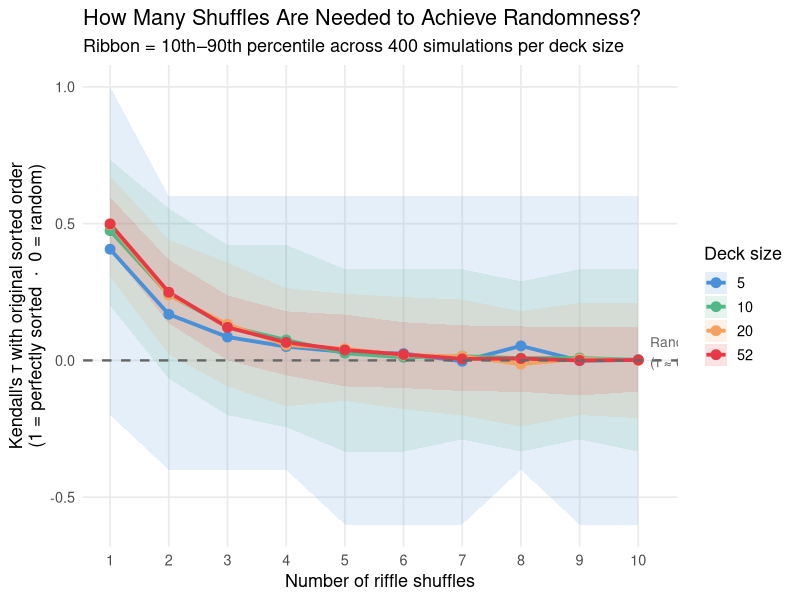
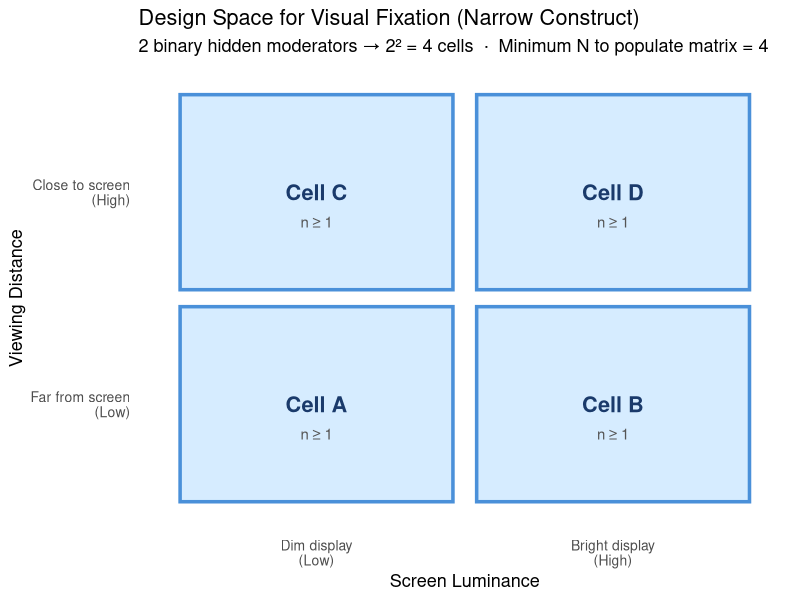
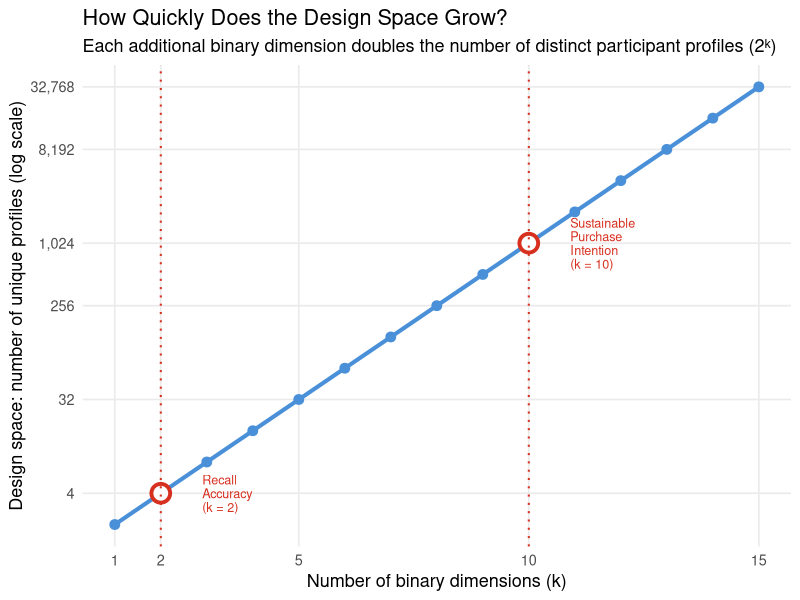
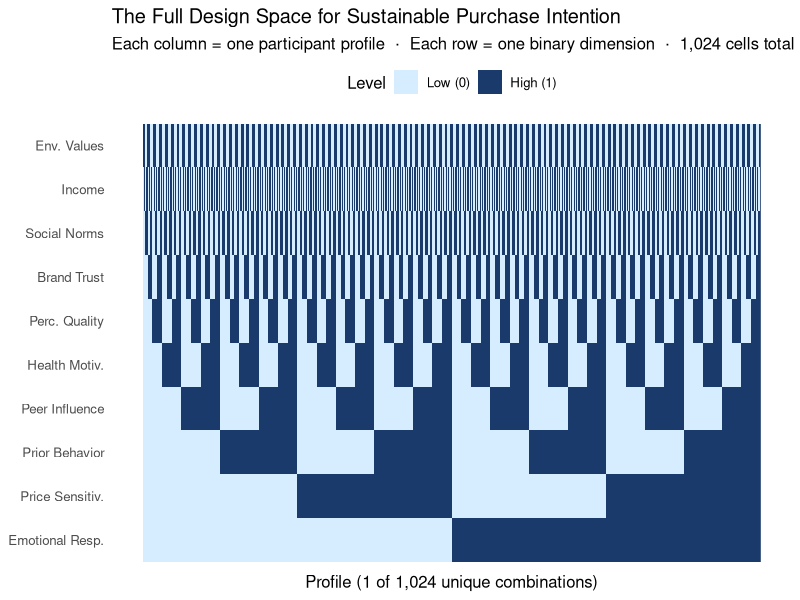
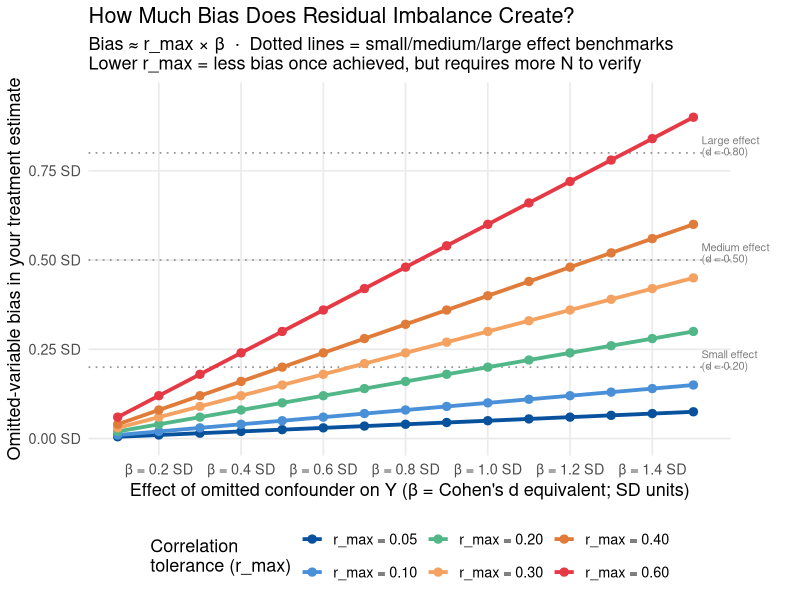
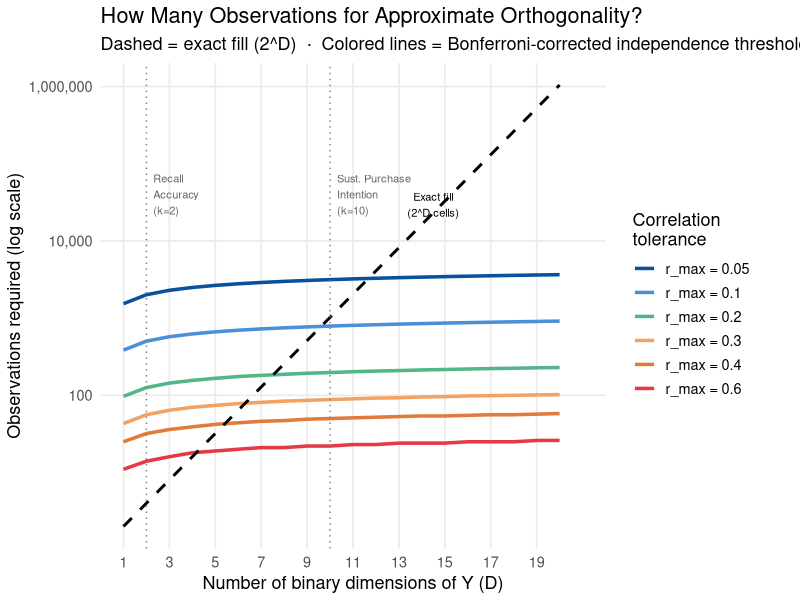
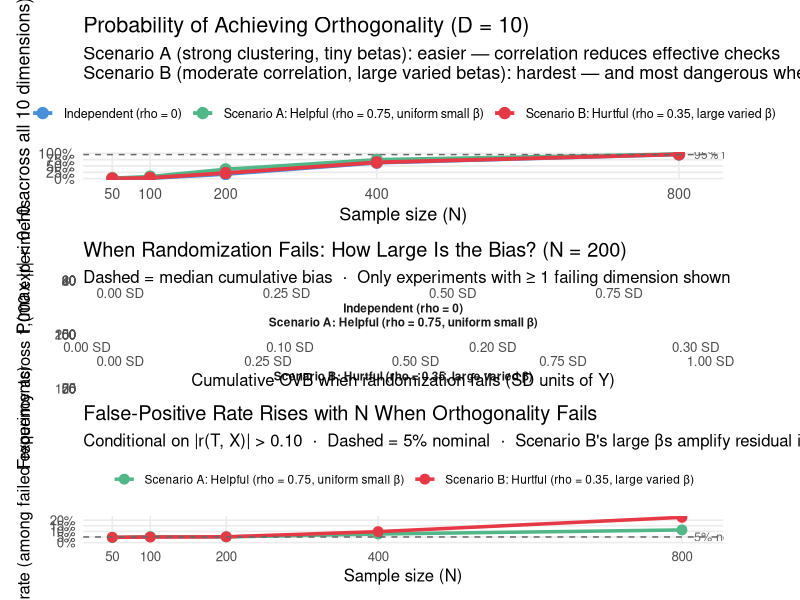
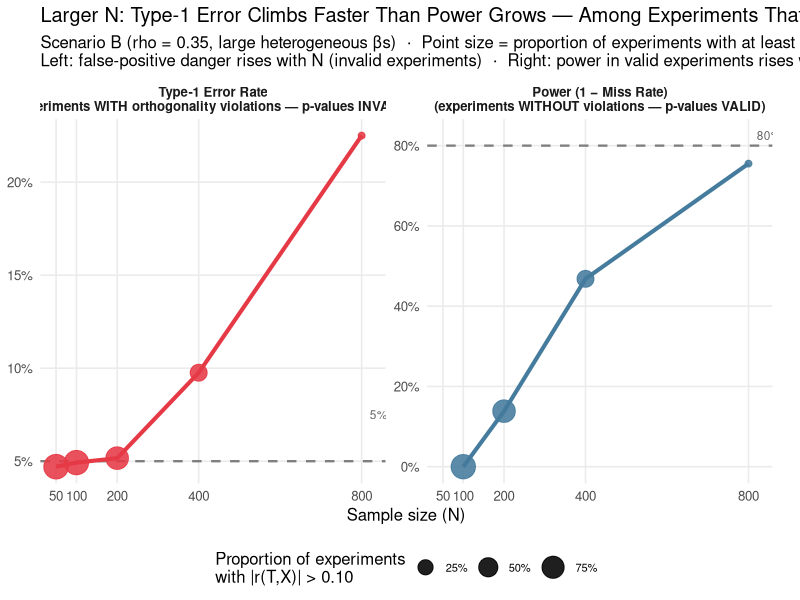

Recreate these plots in R, in order.
## ---- chunk 1
knitr::opts_chunk$set(
  echo    = TRUE,
  fig.width  = 9,
  fig.height = 5,
  fig.path   = "figs/",
  dev        = "svg"
)
dir.create("figs", recursive = TRUE, showWarnings = FALSE)
## ---- chunk 2
#| code-summary: "▶ Load required packages"
# install.packages(c("tidyverse","ggplot2","knitr","scales","patchwork"))

library(tidyverse)
library(ggplot2)
library(knitr)
library(scales)
library(patchwork)
if (!requireNamespace("lavaan", quietly = TRUE)) install.packages("lavaan")
library(lavaan)

set.seed(2025)
## ---- chunk 3
#| code-summary: "▶ Simulate riffle shuffles for different deck sizes"

one_riffle <- function(deck) {
  n <- length(deck)
  k <- rbinom(1, n, 0.5)
  if (k == 0L || k == n) return(deck[sample(n)])
  pile_a <- deck[1:k]; pile_b <- deck[(k + 1):n]
  result <- integer(n); idx <- 1L
  while (length(pile_a) > 0L && length(pile_b) > 0L) {
    p_a <- length(pile_a) / (length(pile_a) + length(pile_b))
    if (runif(1) < p_a) { result[idx] <- pile_a[1]; pile_a <- pile_a[-1]
    } else               { result[idx] <- pile_b[1]; pile_b <- pile_b[-1] }
    idx <- idx + 1L
  }
  if (length(pile_a) > 0L) result[idx:n] <- pile_a
  if (length(pile_b) > 0L) result[idx:n] <- pile_b
  result
}

set.seed(42)
shuffle_sim <- expand.grid(deck_size = c(5L, 10L, 20L, 52L),
                           n_shuffles = 1:10, sim = 1:400) |>
  dplyr::mutate(tau = mapply(function(n, k) {
    deck <- 1:n
    for (i in seq_len(k)) deck <- one_riffle(deck)
    cor(1:n, deck, method = "kendall")
  }, deck_size, n_shuffles))

shuffle_summary <- shuffle_sim |>
  group_by(deck_size, n_shuffles) |>
  summarise(mean_tau = mean(tau), lo = quantile(tau, 0.10),
            hi = quantile(tau, 0.90), .groups = "drop") |>
  mutate(deck_label = paste0(deck_size, " cards"))

ggplot(shuffle_summary,
       aes(x = n_shuffles, y = mean_tau,
           color = factor(deck_size), fill = factor(deck_size), group = deck_size)) +
  geom_ribbon(aes(ymin = lo, ymax = hi), alpha = 0.14, color = NA) +
  geom_line(linewidth = 1.3) +
  geom_point(size = 3) +
  geom_hline(yintercept = 0, linetype = "dashed", color = "gray40", linewidth = 0.8) +
  annotate("text", x = 10.2, y = 0.03, label = "Random\n(\u03c4 \u2248 0)",
           size = 3.5, color = "gray40", hjust = 0) +
  scale_x_continuous(breaks = 1:10) +
  scale_color_manual(values = c("5"  = "#4a90d9", "10" = "#52b788",
                                "20" = "#f4a261", "52" = "#e63946"),
                     name = "Deck size") +
  scale_fill_manual(values  = c("5"  = "#4a90d9", "10" = "#52b788",
                                "20" = "#f4a261", "52" = "#e63946"),
                    name = "Deck size") +
  labs(x = "Number of riffle shuffles",
       y = "Kendall's \u03c4 with original sorted order\n(1 = perfectly sorted  \u00b7  0 = random)",
       title = "How Many Shuffles Are Needed to Achieve Randomness?",
       subtitle = "Ribbon = 10th\u201390th percentile across 400 simulations per deck size") +
  theme_minimal(base_size = 13) +
  theme(panel.grid.minor = element_blank())
## ---- chunk 4
#| code-summary: "▶ Visualize: 2×2 cell matrix for narrow construct"

cells <- expand.grid(
  Luminance = c("Dim display\n(Low)", "Bright display\n(High)"),
  Distance  = c("Far from screen\n(Low)", "Close to screen\n(High)")
)
cells$label <- c("Cell A", "Cell B", "Cell C", "Cell D")

ggplot(cells, aes(x = Luminance, y = Distance)) +
  geom_tile(fill = "#d6ecff", color = "#4a90d9", linewidth = 1.2,
            width = 0.92, height = 0.92) +
  geom_text(aes(label = label), size = 5.5, fontface = "bold", color = "#1a3a6b") +
  geom_text(aes(label = "n \u2265 1"), size = 3.8, color = "#555", vjust = 3.2) +
  labs(title = "Design Space for Visual Fixation (Narrow Construct)",
       subtitle = "2 binary hidden moderators \u2192 2\u00b2 = 4 cells  \u00b7  Minimum N to populate matrix = 4",
       x = "Screen Luminance", y = "Viewing Distance") +
  theme_minimal(base_size = 13) +
  theme(panel.grid = element_blank(), axis.text = element_text(size = 10))
## ---- chunk 5
#| code-summary: "▶ Table: 10 binary dimensions of sustainable purchase intention"

dims_table <- data.frame(
  `#`       = 1:10,
  Dimension = c("Environmental values", "Household income", "Social norm salience",
                "Brand trust", "Perceived product quality", "Health motivation",
                "Peer influence", "Prior green behavior",
                "Price sensitivity", "Emotional response to sustainability messaging"),
  Low       = c("Weak", "Low income", "Low salience", "Low trust",
                "Low quality perception", "Low", "Weak influence",
                "Little prior behavior", "High sensitivity", "Low emotional response"),
  High      = c("Strong", "High income", "High salience", "High trust",
                "High quality perception", "High", "Strong influence",
                "Extensive prior behavior", "Low sensitivity", "High emotional response"),
  check.names = FALSE
)
kable(dims_table,
      col.names = c("#", "Dimension", "Level: Low (0)", "Level: High (1)"),
      caption   = "10 binary antecedents of Sustainable Purchase Intention")
## ---- chunk 6
#| code-summary: "▶ Plot: combinatorial growth of design space"

expl_df <- data.frame(k = 1:15, cells = 2^(1:15)) |>
  mutate(label = ifelse(k == 2,  "Recall\nAccuracy\n(k = 2)",
                 ifelse(k == 10, "Sustainable\nPurchase\nIntention\n(k = 10)", NA)))

ggplot(expl_df, aes(x = k, y = cells)) +
  geom_line(color = "#4a90d9", linewidth = 1.4) +
  geom_point(size = 3, color = "#4a90d9") +
  geom_point(data = filter(expl_df, k %in% c(2, 10)),
             size = 5, shape = 21, fill = "white", color = "#d7301f", stroke = 2) +
  geom_text(data = filter(expl_df, k %in% c(2, 10)),
            aes(label = label),
            nudge_x = 0.9, nudge_y = 0, hjust = 0, size = 3.2,
            color = "#d7301f", lineheight = 0.9) +
  geom_vline(xintercept = c(2, 10), linetype = "dotted", color = "#d7301f", linewidth = 0.7) +
  scale_y_log10(labels = label_comma(),
                breaks  = c(4, 32, 256, 1024, 8192, 32768)) +
  scale_x_continuous(breaks = c(1, 2, 5, 10, 15)) +
  labs(x = "Number of binary dimensions (k)",
       y = "Design space: number of unique profiles (log scale)",
       title = "How Quickly Does the Design Space Grow?",
       subtitle = "Each additional binary dimension doubles the number of distinct participant profiles (2\u1d4f)") +
  theme_minimal(base_size = 13) +
  theme(panel.grid.minor = element_blank())
## ---- chunk 7
#| code-summary: "▶ Plot: all 1,024 unique profiles in the 10-dimension design space"

all_profiles <- as.data.frame(
  do.call(expand.grid, replicate(10, 0:1, simplify = FALSE)))
colnames(all_profiles) <- c("Env. Values", "Income", "Social Norms",
                             "Brand Trust", "Perc. Quality", "Health Motiv.",
                             "Peer Influence", "Prior Behavior",
                             "Price Sensitiv.", "Emotional Resp.")
all_profiles$profile_id <- seq_len(nrow(all_profiles))

plot_df_m <- all_profiles |>
  pivot_longer(-profile_id, names_to = "Dimension", values_to = "Level") |>
  mutate(Dimension = factor(Dimension, levels = rev(colnames(all_profiles)[-11])))

ggplot(plot_df_m, aes(x = profile_id, y = Dimension, fill = factor(Level))) +
  geom_raster() +
  scale_fill_manual(values = c("0" = "#d6ecff", "1" = "#1a3a6b"),
                    labels = c("Low (0)", "High (1)"), name = "Level") +
  labs(x = "Profile (1 of 1,024 unique combinations)", y = NULL,
       title = "The Full Design Space for Sustainable Purchase Intention",
       subtitle = "Each column = one participant profile  \u00b7  Each row = one binary dimension  \u00b7  1,024 cells total") +
  theme_minimal(base_size = 12) +
  theme(axis.text.x = element_blank(), axis.ticks.x = element_blank(),
        panel.grid = element_blank(), legend.position = "top")
## ---- chunk 8
#| code-summary: "▶ Plot: how r_max tolerance maps to omitted-variable bias"

rmax_vals <- c(0.05, 0.10, 0.20, 0.30, 0.40, 0.60)
beta_vals <- seq(0.1, 1.5, by = 0.1)

bias_df <- expand.grid(r_max = rmax_vals, beta = beta_vals) |>
  mutate(bias   = r_max * beta,
         r_label = sprintf("r = %.2f", r_max))

# Cohen's d reference lines
cohen_refs <- data.frame(
  d     = c(0.20, 0.50, 0.80),
  label = c("Small effect\n(d = 0.20)", "Medium effect\n(d = 0.50)", "Large effect\n(d = 0.80)")
)

ggplot(bias_df, aes(x = beta, y = bias,
                    color = factor(r_max), group = factor(r_max))) +
  geom_hline(data = cohen_refs, aes(yintercept = d),
             linetype = "dotted", color = "gray60", linewidth = 0.6) +
  geom_text(data = cohen_refs, aes(x = 1.52, y = d + 0.02, label = label),
            inherit.aes = FALSE, color = "gray50", size = 2.8, hjust = 0, lineheight = 0.85) +
  geom_line(linewidth = 1.3) +
  geom_point(size = 2.5) +
  scale_color_manual(
    values = c("0.05" = "#08519c", "0.1" = "#4a90d9", "0.2" = "#52b788",
               "0.3"  = "#f4a261", "0.4" = "#e07b39", "0.6" = "#e63946"),
    labels = sprintf("r_max = %.2f", rmax_vals),
    name   = "Correlation\ntolerance (r_max)"
  ) +
  scale_x_continuous(breaks = seq(0.2, 1.4, 0.2),
                     labels = function(x) sprintf("\u03b2 = %.1f SD", x)) +
  scale_y_continuous(labels = function(x) sprintf("%.2f SD", x),
                     limits = c(0, 0.95)) +
  coord_cartesian(clip = "off") +
  labs(x = "Effect of omitted confounder on Y (\u03b2 = Cohen's d equivalent; SD units)",
       y = "Omitted-variable bias in your treatment estimate",
       title = "How Much Bias Does Residual Imbalance Create?",
       subtitle = paste0("Bias \u2248 r_max \u00d7 \u03b2  \u00b7  Dotted lines = small/medium/large effect benchmarks\n",
                         "Lower r_max = less bias once achieved, but requires more N to verify")) +
  theme_minimal(base_size = 13) +
  theme(panel.grid.minor = element_blank(), legend.position = "bottom",
        legend.direction = "horizontal",
        plot.margin = margin(5, 50, 5, 5))
## ---- chunk 9
#| code-summary: "▶ Calculate: N required for approximate orthogonality"

required_N <- function(D, r_thresh = 0.10, alpha = 0.05) {
  z_crit <- qnorm(1 - alpha / (2 * D))
  ceiling((z_crit / r_thresh)^2)
}

dims_check   <- c(1, 2, 3, 5, 8, 10, 15, 20)
thresh_check <- c(0.05, 0.10, 0.20, 0.30, 0.40, 0.60)

ortho_table <- expand.grid(D = dims_check, r_max = thresh_check) |>
  mutate(N_req = mapply(required_N, D, r_max),
         exact_cells = 2^D) |>
  pivot_wider(names_from = r_max, values_from = N_req,
              names_prefix = "r_max = ") |>
  rename(`Dimensions (D)` = D, `Exact cells (2^D)` = exact_cells)

kable(ortho_table,
      caption = "Minimum N for approximate orthogonality at \u03b1 = .05 (Bonferroni-corrected)",
      format.args = list(big.mark = ","))
## ---- chunk 10
#| code-summary: "▶ Plot: N required vs. dimensions for different tolerances"

ortho_plot_df <- expand.grid(D = 1:20, r_max = thresh_check) |>
  mutate(N_required = mapply(required_N, D, r_max),
         exact_N    = 2^D,
         r_label    = paste0("r_max = ", r_max))

ggplot(ortho_plot_df, aes(x = D)) +
  geom_line(aes(y = N_required, color = r_label, group = r_label), linewidth = 1.2) +
  geom_line(aes(y = exact_N), color = "black", linetype = "dashed", linewidth = 1.0) +
  geom_vline(xintercept = c(2, 10), linetype = "dotted", color = "gray50") +
  annotate("text", x = 2.3, y = 40000, label = "Recall\nAccuracy\n(k=2)",
           size = 2.8, color = "gray40", hjust = 0) +
  annotate("text", x = 10.3, y = 40000, label = "Sust. Purchase\nIntention\n(k=10)",
           size = 2.8, color = "gray40", hjust = 0) +
  annotate("text", x = 14.5, y = 2^14 * 1.8, label = "Exact fill\n(2^D cells)",
           size = 2.8, color = "black") +
  scale_y_log10(labels = label_comma()) +
  scale_x_continuous(breaks = seq(1, 20, 2), limits = c(1, 21)) +
  scale_color_manual(
    values = c("r_max = 0.05" = "#08519c", "r_max = 0.1"  = "#4a90d9",
               "r_max = 0.2"  = "#52b788", "r_max = 0.3"  = "#f4a261",
               "r_max = 0.4"  = "#e07b39", "r_max = 0.6"  = "#e63946"),
    name = "Correlation\ntolerance"
  ) +
  coord_cartesian(clip = "off") +
  labs(x = "Number of binary dimensions of Y (D)",
       y = "Observations required (log scale)",
       title = "How Many Observations for Approximate Orthogonality?",
       subtitle = "Dashed = exact fill (2^D)  \u00b7  Colored lines = Bonferroni-corrected independence threshold") +
  theme_minimal(base_size = 13) +
  theme(panel.grid.minor = element_blank(), legend.position = "right",
        plot.margin = margin(5, 30, 5, 5))
## ---- chunk 11
#| code-summary: "▶ Simulate: three DGP scenarios + Type-1 error rate (may take ~2 min)"

# ── Helper: correlated binary covariates via Cholesky ────────────────────────
corr_binary <- function(N, D, rho) {
  Sigma <- matrix(rho, D, D); diag(Sigma) <- 1
  L     <- chol(Sigma)
  z     <- matrix(rnorm(N * D), nrow = N) %*% L
  (z > 0L) * 1L
}

# ── Simulation: P(max |r| < threshold) ───────────────────────────────────────
sim_orthog <- function(N, D, rho = 0, threshold = 0.10, n_sim = 1500) {
  mean(replicate(n_sim, {
    X        <- if (rho == 0) matrix(rbinom(N * D, 1, 0.5), nrow = N)
                else          corr_binary(N, D, rho)
    T_assign <- rbinom(N, 1, 0.5)
    cors     <- apply(X, 2, function(col) abs(cor(col, T_assign)))
    max(cors) < threshold
  }))
}

# ── Simulation: cumulative bias when any failure occurs ──────────────────────
sim_bias <- function(N = 200, D = 10, rho = 0, betas, threshold = 0.10, n_sim = 1000) {
  replicate(n_sim, {
    X        <- if (rho == 0) matrix(rbinom(N * D, 1, 0.5), nrow = N)
                else          corr_binary(N, D, rho)
    T_assign <- rbinom(N, 1, 0.5)
    cors     <- apply(X, 2, function(col) cor(col, T_assign))
    sum(abs(cors[abs(cors) > threshold]) * betas[abs(cors) > threshold])
  })
}

# ── Simulation: Type-1 and Type-2 error rates, conditional on orthogonality failing ──
# The key insight: under PERFECT randomization, Type-1 is always ~5% regardless of betas.
# The interesting question is: given your experiment FAILED the orthogonality check
# (as many real experiments do), how bad are your error rates?
# Large betas (Scenario B) turn small residual imbalance into large bias → inflated Type-1.
# Tiny betas (Scenario A) produce negligible bias even when imbalance exists → Type-1 near 5%.
sim_error_rates <- function(N, D, rho, betas, r_max = 0.10,
                            true_eff = 0.40, n_sim = 2000) {
  results <- t(replicate(n_sim, {
    X        <- if (rho == 0) matrix(rbinom(N * D, 1, 0.5), nrow = N)
                else          corr_binary(N, D, rho)
    T_assign <- rbinom(N, 1, 0.5)
    cors     <- apply(X, 2, function(x) abs(cor(x, T_assign)))
    orth_ok  <- max(cors) <= r_max          # did this experiment pass the balance check?
    Y_null   <- as.vector(X %*% betas) + rnorm(N, 0, 1)
    p_null   <- t.test(Y_null[T_assign == 1], Y_null[T_assign == 0])$p.value
    Y_alt    <- true_eff * T_assign + as.vector(X %*% betas) + rnorm(N, 0, 1)
    p_alt    <- t.test(Y_alt[T_assign == 1], Y_alt[T_assign == 0])$p.value
    c(t1 = as.integer(p_null < 0.05), t2 = as.integer(p_alt > 0.05),
      orth_ok = as.integer(orth_ok))
  }))
  failed <- results[, "orth_ok"] == 0L
  passed <- results[, "orth_ok"] == 1L
  # Type-1: false-positive rate CONDITIONAL ON orthogonality FAILING (violations present)
  t1_cond  <- if (sum(failed) > 10) mean(results[failed, "t1"]) else NA_real_
  # Type-2: miss rate CONDITIONAL ON orthogonality PASSING (no violations; p-values are valid here)
  t2_valid <- if (sum(passed) > 10) mean(results[passed, "t2"]) else NA_real_
  data.frame(t1_rate = t1_cond, t2_rate = t2_valid,
             pct_fail = mean(failed))
}

set.seed(42)

N_vals <- c(50, 100, 200, 400, 800)
D      <- 10

# Scenario betas — made more extreme to amplify the contrast
betas_helpful <- rep(0.15, D)                    # uniform tiny betas
betas_hurtful <- c(1.50, 1.20, 1.00, 0.90, 0.70,
                   0.50, 0.30, 0.20, 0.10, 0.05) # large heterogeneous betas

# P(orthogonal) across N, for three DGP types
prob_df <- bind_rows(
  data.frame(N   = N_vals, DGP = "Independent (rho = 0)",
             prob = sapply(N_vals, sim_orthog, D = D, rho = 0.00)),
  data.frame(N   = N_vals, DGP = "Scenario A: Helpful (rho = 0.75, uniform small \u03b2)",
             prob = sapply(N_vals, sim_orthog, D = D, rho = 0.75)),
  data.frame(N   = N_vals, DGP = "Scenario B: Hurtful (rho = 0.35, large varied \u03b2)",
             prob = sapply(N_vals, sim_orthog, D = D, rho = 0.35))
)

scen_colors <- c(
  "Independent (rho = 0)"                                  = "#4a90d9",
  "Scenario A: Helpful (rho = 0.75, uniform small \u03b2)" = "#52b788",
  "Scenario B: Hurtful (rho = 0.35, large varied \u03b2)"  = "#e63946"
)

p_prob <- ggplot(prob_df, aes(x = N, y = prob, color = DGP, group = DGP)) +
  geom_line(linewidth = 1.3) +
  geom_point(size = 3.5) +
  geom_hline(yintercept = 0.95, linetype = "dashed", color = "gray40") +
  annotate("text", x = 820, y = 0.957, label = "95% target",
           size = 3.0, color = "gray40", hjust = 0) +
  scale_x_continuous(breaks = N_vals) +
  scale_y_continuous(labels = percent_format(accuracy = 1), limits = c(0, 1)) +
  scale_color_manual(values = scen_colors, name = NULL) +
  labs(x = "Sample size (N)",
       y = "P(max |r| < 0.10 across all 10 dimensions)",
       title = "Probability of Achieving Orthogonality (D = 10)",
       subtitle = paste0("Scenario A (strong clustering, tiny betas): easier — correlation reduces effective checks\n",
                         "Scenario B (moderate correlation, large varied betas): hardest — and most dangerous when it fails")) +
  theme_minimal(base_size = 13) +
  theme(panel.grid.minor = element_blank(), legend.position = "top",
        legend.text = element_text(size = 9))

# ── Bias when randomization fails ─────────────────────────────────────────────
set.seed(42)
bias_indep   <- sim_bias(N = 200, D = D, rho = 0.00, betas = betas_hurtful)
bias_helpful <- sim_bias(N = 200, D = D, rho = 0.75, betas = betas_helpful)
bias_hurtful <- sim_bias(N = 200, D = D, rho = 0.35, betas = betas_hurtful)

bias_df <- bind_rows(
  data.frame(bias = bias_indep,   DGP = "Independent (rho = 0)"),
  data.frame(bias = bias_helpful, DGP = "Scenario A: Helpful (rho = 0.75, uniform small \u03b2)"),
  data.frame(bias = bias_hurtful, DGP = "Scenario B: Hurtful (rho = 0.35, large varied \u03b2)")
) |>
  mutate(DGP = factor(DGP, levels = c("Independent (rho = 0)",
                                       "Scenario A: Helpful (rho = 0.75, uniform small \u03b2)",
                                       "Scenario B: Hurtful (rho = 0.35, large varied \u03b2)")))

p_bias <- ggplot(bias_df |> filter(bias > 0),
                 aes(x = bias, fill = DGP)) +
  geom_histogram(bins = 35, alpha = 0.80, color = "white", linewidth = 0.2) +
  geom_vline(data = bias_df |> filter(bias > 0) |>
               group_by(DGP) |> summarise(med = median(bias), .groups = "drop"),
             aes(xintercept = med, color = DGP), linewidth = 1.1, linetype = "dashed") +
  facet_wrap(~DGP, nrow = 3, scales = "free") +
  scale_fill_manual(values = scen_colors, guide = "none") +
  scale_color_manual(values = scen_colors, guide = "none") +
  scale_x_continuous(labels = function(x) sprintf("%.2f SD", x)) +
  labs(x = "Cumulative OVB when randomization fails (SD units of Y)",
       y = "Frequency across 1,000 experiments",
       title = "When Randomization Fails: How Large Is the Bias? (N = 200)",
       subtitle = "Dashed = median cumulative bias  \u00b7  Only experiments with \u2265 1 failing dimension shown") +
  theme_minimal(base_size = 12) +
  theme(panel.grid.minor = element_blank(),
        strip.text = element_text(face = "bold", size = 8.5))

# ── Type-1 error rates across N (Type-2 intentionally excluded — see note below) ──
set.seed(42)
err_df <- bind_rows(
  lapply(N_vals, function(n) {
    cbind(N = n, DGP = "Independent (rho = 0)",
          sim_error_rates(n, D, rho = 0.00, betas = betas_hurtful))
  }),
  lapply(N_vals, function(n) {
    cbind(N = n,
          DGP = "Scenario A: Helpful (rho = 0.75, uniform small \u03b2)",
          sim_error_rates(n, D, rho = 0.75, betas = betas_helpful))
  }),
  lapply(N_vals, function(n) {
    cbind(N = n,
          DGP = "Scenario B: Hurtful (rho = 0.35, large varied \u03b2)",
          sim_error_rates(n, D, rho = 0.35, betas = betas_hurtful))
  })
) |>
  mutate(N        = as.integer(N),
         t1_rate  = as.numeric(t1_rate),
         pct_fail = as.numeric(pct_fail),
         DGP      = as.character(DGP))

# Show Type-1 error only (Type-2 is not reported — see callout below)
p_err <- ggplot(err_df |> filter(DGP != "Independent (rho = 0)"),
                aes(x = N, y = t1_rate, color = DGP, group = DGP)) +
  geom_line(linewidth = 1.2) +
  geom_point(size = 3.0) +
  geom_hline(yintercept = 0.05, linetype = "dashed", color = "gray40") +
  annotate("text", x = max(N_vals) * 1.02, y = 0.055, label = "5% nominal",
           color = "gray40", size = 3.2, hjust = 0) +
  scale_x_continuous(breaks = N_vals) +
  scale_y_continuous(labels = percent_format(accuracy = 1),
                     limits = c(0, NA)) +
  scale_color_manual(values = scen_colors[names(scen_colors) != "Independent (rho = 0)"],
                     name = NULL) +
  labs(x = "Sample size (N)",
       y = "Type-1 error rate (among failed experiments)",
       title = "False-Positive Rate Rises with N When Orthogonality Fails",
       subtitle = paste0(
         "Conditional on |r(T, X)| > 0.10  \u00b7  ",
         "Dashed = 5% nominal  \u00b7  ",
         "Scenario B's large \u03b2s amplify residual imbalance into detectable bias")) +
  theme_minimal(base_size = 12) +
  theme(panel.grid.minor = element_blank(), legend.position = "top",
        legend.text = element_text(size = 8.5),
        plot.margin = margin(5, 50, 5, 5))

p_prob / p_bias / p_err
## ---- chunk 12
#| code-summary: "▶ Side-by-side: Type-1 error (violations) vs power (no violations) as N grows"

# Extract Scenario B only; compute power = 1 - miss rate; reshape to long for facets
danger_df <- err_df |>
  filter(DGP == "Scenario B: Hurtful (rho = 0.35, large varied \u03b2)") |>
  dplyr::select(N, t1_rate, t2_rate, pct_fail) |>
  mutate(power = 1 - t2_rate) |>                     # power = 1 - miss rate
  tidyr::pivot_longer(c(t1_rate, power),
                      names_to  = "metric",
                      values_to = "rate") |>
  mutate(
    panel = dplyr::case_when(
      metric == "t1_rate" ~
        "Type-1 Error Rate\n(experiments WITH orthogonality violations — p-values INVALID)",
      metric == "power" ~
        "Power (1 \u2212 Miss Rate)\n(experiments WITHOUT violations — p-values VALID)"
    ),
    panel = factor(panel, levels = c(
      "Type-1 Error Rate\n(experiments WITH orthogonality violations — p-values INVALID)",
      "Power (1 \u2212 Miss Rate)\n(experiments WITHOUT violations — p-values VALID)"
    )),
    color_val = ifelse(metric == "t1_rate", "#e63946", "#457b9d")
  )

# Reference line data: 5% for Type-1 panel, 80% for power panel
ref_lines <- data.frame(
  panel = factor(c(
    "Type-1 Error Rate\n(experiments WITH orthogonality violations — p-values INVALID)",
    "Power (1 \u2212 Miss Rate)\n(experiments WITHOUT violations — p-values VALID)"
  ), levels = levels(danger_df$panel)),
  yref  = c(0.05, 0.80),
  label = c("5% nominal \u03b1", "80% power")
)

ggplot(danger_df, aes(x = N, y = rate, group = panel)) +
  geom_hline(data = ref_lines, aes(yintercept = yref),
             linetype = "dashed", color = "gray50", linewidth = 0.8) +
  geom_text(data = ref_lines, aes(x = 820, y = yref + 0.025, label = label),
            color = "gray40", size = 3.0, hjust = 0, inherit.aes = FALSE) +
  geom_line(aes(color = panel), linewidth = 1.4) +
  geom_point(aes(size = pct_fail, color = panel), alpha = 0.88) +
  facet_wrap(~panel, nrow = 1, scales = "free_y") +
  scale_color_manual(values = c(
    "Type-1 Error Rate\n(experiments WITH orthogonality violations — p-values INVALID)" = "#e63946",
    "Power (1 \u2212 Miss Rate)\n(experiments WITHOUT violations — p-values VALID)"      = "#457b9d"
  ), guide = "none") +
  scale_size_continuous(
    name   = "Proportion of experiments\nwith |r(T,X)| > 0.10",
    range  = c(2, 8),
    labels = scales::percent_format(accuracy = 1)) +
  scale_x_continuous(breaks = N_vals) +
  scale_y_continuous(labels = scales::percent_format(accuracy = 1)) +
  labs(
    x        = "Sample size (N)",
    y        = NULL,
    title    = "Larger N: Type-1 Error Climbs Faster Than Power Grows — Among Experiments That Fail Orthogonality",
    subtitle = paste0(
      "Scenario B (rho = 0.35, large heterogeneous \u03b2s)  \u00b7  ",
      "Point size = proportion of experiments with at least one |r(T,X)| > 0.10\n",
      "Left: false-positive danger rises with N (invalid experiments)  \u00b7  ",
      "Right: power in valid experiments rises with N (as expected)")) +
  theme_minimal(base_size = 12) +
  theme(
    panel.grid.minor  = element_blank(),
    legend.position   = "bottom",
    legend.direction  = "horizontal",
    legend.text       = element_text(size = 8),
    strip.text        = element_text(face = "bold", size = 9.5),
    plot.margin       = margin(5, 20, 5, 5)
  )
## ---- chunk 13
#| code-summary: "▶ Simulate study with imperfect randomization"

set.seed(42)
N_study <- 200

observed_chars <- data.frame(
  env_values     = rbinom(N_study, 1, 0.50),
  income_high    = rbinom(N_study, 1, 0.45),
  social_norms   = rbinom(N_study, 1, 0.50),
  brand_trust    = rbinom(N_study, 1, 0.55),
  quality_percep = rbinom(N_study, 1, 0.50),
  health_motiv   = rbinom(N_study, 1, 0.40),
  peer_influence = rbinom(N_study, 1, 0.50),
  prior_green    = rbinom(N_study, 1, 0.45),
  price_sensitiv = rbinom(N_study, 1, 0.50),
  emotion_resp   = rbinom(N_study, 1, 0.50)
)

# "Random" assignment — inadvertently correlated with env_values and income
# (e.g., participants self-selected into a study they saw on an eco-forum)
treatment_prob <- 0.35 +
  0.25 * observed_chars$env_values +
  0.15 * observed_chars$income_high
treatment_prob <- pmin(pmax(treatment_prob, 0.05), 0.95)
treatment <- rbinom(N_study, 1, treatment_prob)

study_df <- cbind(observed_chars,
                  treatment = factor(treatment, labels = c("Control", "Eco-label")))
## ---- chunk 14
#| code-summary: "▶ Compute balance table with chi-square tests"

balance_results <- lapply(names(observed_chars), function(var) {
  ctrl <- observed_chars[[var]][treatment == 0]
  trt  <- observed_chars[[var]][treatment == 1]
  chi  <- chisq.test(table(observed_chars[[var]], treatment), correct = FALSE)
  data.frame(
    Characteristic  = gsub("_", " ", var) |> tools::toTitleCase(),
    `Control (%)`   = round(mean(ctrl) * 100, 1),
    `Eco-label (%)` = round(mean(trt)  * 100, 1),
    Difference      = round((mean(trt) - mean(ctrl)) * 100, 1),
    p_value         = round(chi$p.value, 3),
    Flag            = ifelse(chi$p.value < 0.05, "\u26a0\ufe0f Imbalanced", "")
  )
}) |> bind_rows()

kable(balance_results,
      col.names = c("Characteristic", "Control (%)", "Eco-label (%)",
                    "Diff (pp)", "p-value (\u03c7\u00b2)", ""),
      caption = "Balance table: observed characteristics by condition")
## ---- chunk 15
#| code-summary: "▶ Plot: standardized differences (love plot)"

smd_df <- data.frame(
  Characteristic = gsub("_", " ", names(observed_chars)) |> tools::toTitleCase(),
  SMD = sapply(names(observed_chars), function(var) {
    ctrl <- observed_chars[[var]][treatment == 0]
    trt  <- observed_chars[[var]][treatment == 1]
    pooled_sd <- sqrt((var(trt) + var(ctrl)) / 2)
    if (pooled_sd == 0) return(0)
    (mean(trt) - mean(ctrl)) / pooled_sd
  })
) |>
  arrange(desc(abs(SMD))) |>
  mutate(Characteristic = factor(Characteristic, levels = Characteristic),
         flag           = abs(SMD) > 0.10)

ggplot(smd_df, aes(x = SMD, y = Characteristic, color = flag)) +
  geom_vline(xintercept =  0,    color = "gray40", linewidth = 0.8) +
  geom_vline(xintercept =  0.10, linetype = "dashed", color = "#de2d26", linewidth = 0.7) +
  geom_vline(xintercept = -0.10, linetype = "dashed", color = "#de2d26", linewidth = 0.7) +
  geom_segment(aes(x = 0, xend = SMD, y = Characteristic, yend = Characteristic),
               linewidth = 1.0) +
  geom_point(size = 4) +
  scale_color_manual(values = c("FALSE" = "#52b788", "TRUE" = "#de2d26"),
                     labels = c("|SMD| \u2264 0.10", "|SMD| > 0.10"), name = NULL) +
  labs(x = "Standardized Mean Difference (Treatment \u2212 Control)",
       y = NULL,
       title = "Love Plot: Covariate Balance by Condition",
       subtitle = "Dashed lines = |SMD| = 0.10 threshold  \u00b7  Red = potential imbalance") +
  theme_minimal(base_size = 13) +
  theme(panel.grid.minor = element_blank(), legend.position = "top")
## ---- chunk 16
#| code-summary: "▶ Omnibus randomization test via logistic regression"

treat_int <- as.integer(treatment) - 0L

omnibus_model <- glm(treat_int ~ ., data = cbind(observed_chars, treat_int),
                     family = binomial)

null_ll <- logLik(glm(treat_int ~ 1, data = cbind(observed_chars, treat_int),
                      family = binomial))
full_ll <- logLik(omnibus_model)
n       <- N_study

r2_nag <- (1 - exp(2 * (null_ll - full_ll) / n)) / (1 - exp(2 * null_ll / n))

lrt_p  <- anova(glm(treat_int ~ 1, data = cbind(observed_chars, treat_int),
                    family = binomial),
                omnibus_model, test = "LRT")$`Pr(>Chi)`[2]

cat(sprintf("Omnibus LRT: p = %.4f\n",  lrt_p))
cat(sprintf("Nagelkerke R\u00b2: %.3f\n", r2_nag))
cat(sprintf("Interpretation: Covariates explain %.1f%% of variance in treatment assignment.\n",
            r2_nag * 100))
cat("Good randomization should produce R\u00b2 \u2248 0 and p well above .05.\n")
